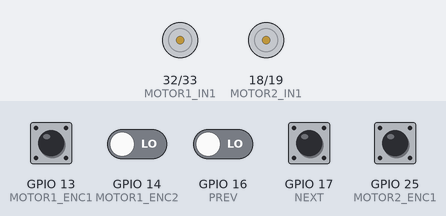
This program was run on a simulated ESP32. On the bench: motor-driver pin pairs drawn as motors (green arrow = first pin HIGH = forward, orange = second pin HIGH = backward, longer = more drive, scaled by the enable pin). The test bench sets the inputs (shaded band); at power-on: GPIO 13 (MOTOR1_ENC1), GPIO 25 (MOTOR2_ENC1) HIGH, GPIO 14 (MOTOR1_ENC2), GPIO 16 (PREV), GPIO 17 (NEXT) LOW. WiFi joins after 1.5 s; servers stay silent unless stated; no MQTT or app messages arrive unless stated; what the program prints to the serial monitor is not drawn.

Above: at 2.7 s.
2.8 s: GPIO 13 (MOTOR1_ENC1) pulsed LOW 2 times (0.12 s each, 0.3 s apart)
Timing chart, 0 to 12.1 s (numbered marks = the images above; inputs shaded):
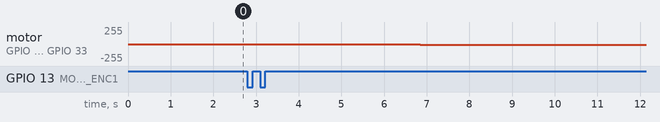

Measured:
- after the input at 2.8 s, motor on GPIO 32 (MOTOR1_IN1) / GPIO 33 (MOTOR1_IN2): stopped → backward 3/255 after 0.13 s, → backward 7/255 0.30 s later, → backward 8/255 3.6 s later, → backward 9/255 3.8 s later

The program:

main.cpp
```cpp
#include <Arduino.h>
#include <PID_v1.h>
#include <WiFi.h>
#include <PubSubClient.h>
#include <lookup.hpp>
#include <angle_converter.hpp>

#define ESP_ID 0

// User defined functions declaration
// Position Control
void readEncoderCount1();
void readEncoderCount2();
void forward(int in1, int in2);
void reverse(int in1, int in2);
void pwmOut(int in1, int in2, int en, int out);


// MQTT
void reconnect_wifi();
void reconnect_mqtt();
void callback(char*, byte*, unsigned int);

void IRAM_ATTR prevCallback();
void IRAM_ATTR nextCallback();

void sendControlMessage(void * pvParameters);

#define DEBUG
const long MONITOR_BAUD_RATE = 115200;

// PUSH BUTTONS
#define PREV 16
#define NEXT 17

bool prevPressed=false;
bool nextPressed=false;
bool messageReceived=false;

volatile unsigned long lastPrevInterruptTime = 0;
volatile unsigned long lastNextInterruptTime = 0;
#define DEBOUNCE_DELAY 200


// POSITION CONTROL
// Pins to motor driver
#define MOTOR2_IN1 18
#define MOTOR2_IN2 19
#define MOTOR2_PWM 23

#define MOTOR1_IN1 32
#define MOTOR1_IN2 33
#define MOTOR1_PWM 27

// Encoder Pins
#define MOTOR2_ENC1 25
#define MOTOR2_ENC2 26

#define MOTOR1_ENC1 13
#define MOTOR1_ENC2 14

volatile int encoderCount1 = 0;
volatile int encoderCount2 = 0;
const int PPR1=150;
const int PPR2=150;
const float angle=360.0;
const int units=8;
const float unitAngle=angle/units;

float targetAngle1=0;
int targetCount1=0;

float targetAngle2=0;
int targetCount2=0;

// PID define
double kp1 = 3.5 , ki1 = 0.5 , kd1 = 0.05;
double input1 = 0, output1 = 0, setpoint1 = 0;
PID myPID1(&input1, &output1, &setpoint1, kp1, ki1, kd1, DIRECT);

double kp2 = 4.0 , ki2 = 0.5 , kd2 = 0.005;
double input2 = 0, output2 = 0, setpoint2 = 0;
PID myPID2(&input2, &output2, &setpoint2, kp2, ki2, kd2, DIRECT);

// target change time
// unsigned long prevT=millis();
// unsigned long interval=5000;
// unsigned long currT;


// MQTT
const char* ssid = "Milkyway";
const char* password = "12345678";
const char* mqtt_server = "192.168.107.178";
const int mqtt_port = 1883;
const char* dataTopic = "data/characters";
const char* controlTopic = "control/nav";

WiFiClient espClient;
PubSubClient client(espClient);

// unsigned long previousMillisWifi=millis();
// unsigned long reconnectInterval=5000;

char receivedPayload[10];

// Braille
std::map<char, String> brailleMap = initializeBrailleMap();


void setup() {
  // Initialize serial monitor
  #ifdef DEBUG
    Serial.begin(MONITOR_BAUD_RATE);
  #endif

  // INIT ENCODER PINS
  pinMode(MOTOR1_ENC1, INPUT);
  pinMode(MOTOR1_ENC2, INPUT);

  pinMode(MOTOR2_ENC1, INPUT);
  pinMode(MOTOR2_ENC2, INPUT);

  attachInterrupt(digitalPinToInterrupt(MOTOR1_ENC1),readEncoderCount1,RISING);
  attachInterrupt(digitalPinToInterrupt(MOTOR2_ENC1),readEncoderCount2,RISING);

  // INIT MOTOR DRIVER PINS
  pinMode(MOTOR1_IN1, OUTPUT);
  pinMode(MOTOR1_IN2, OUTPUT);
  pinMode(MOTOR1_PWM, OUTPUT);

  pinMode(MOTOR2_IN1, OUTPUT);
  pinMode(MOTOR2_IN2, OUTPUT);
  pinMode(MOTOR2_PWM, OUTPUT);

  // SET PID
  myPID1.SetMode(AUTOMATIC);
  myPID1.SetSampleTime(1);
  myPID1.SetOutputLimits(-150, 150);

  myPID2.SetMode(AUTOMATIC);
  myPID2.SetSampleTime(1);
  myPID2.SetOutputLimits(-150, 150);

  // Init wifi connection
  WiFi.mode(WIFI_STA);
  WiFi.begin(ssid, password);

  #ifdef DEBUG
    Serial.print("Connecting to ");
    Serial.println(ssid);
  #endif
  while (WiFi.status() != WL_CONNECTED) {
    #ifdef DEBUG
      Serial.print('.');
    #endif
    delay(500);
  }
  #ifdef DEBUG
    Serial.print("Connected to ");
    Serial.println(ssid);
    Serial.print("Your Local IP address is: ");
    Serial.println(WiFi.localIP());      /*Print the Local IP*/
  #endif

  client.setServer(mqtt_server, mqtt_port);
  client.setCallback(callback);

  if (!client.connected()){
    reconnect_mqtt();
  }

  client.subscribe(dataTopic);

  // INPUTS
  pinMode(PREV, INPUT);
  pinMode(NEXT, INPUT);

  attachInterrupt(digitalPinToInterrupt(PREV), prevCallback, RISING);
  attachInterrupt(digitalPinToInterrupt(NEXT), nextCallback, RISING);

  xTaskCreatePinnedToCore(
    sendControlMessage,   /* Task function. */
    "sendControlMessage",     /* name of task. */
    10000,       /* Stack size of task */
    NULL,        /* parameter of the task */
    1,           /* priority of the task */
    NULL,        /* Task handle to keep track of created task */
    1);          /* pin task to core 1 */
}

void loop() {

  // Set target
  // currT = millis();

  // if (currT - prevT > interval){
  //   if (targetAngle1 < 360.0){
  //     targetAngle1+=unitAngle;
  //   }
  //   else{
  //     targetAngle1=0.0;
  //     encoderCount1=0;
  //   }
  //   prevT=currT;
  // }

  // Map angle to PPR
  // targetCount1 = map(targetAngle1, 0, 360, 0, PPR1);
  targetCount1 = (int)((targetAngle1/angle)*PPR1);

  targetCount2 = (int)((targetAngle2/angle)*PPR2);

  // Compute PID
  setpoint1 = targetCount1;
  input1 = encoderCount1;

  setpoint2 = targetCount2;
  input2 = encoderCount2;

  myPID1.Compute();
  pwmOut(MOTOR1_IN1, MOTOR1_IN2, MOTOR1_PWM, output1);

  myPID2.Compute();
  pwmOut(MOTOR2_IN1, MOTOR2_IN2, MOTOR2_PWM, output2);

  #ifdef DEBUG
    // Serial.print("setpoint1: ");
    // Serial.print(setpoint1);
    // Serial.print(" input1: ");
    // Serial.print(input1);
    // Serial.print(" output1: ");
    // Serial.println(output1);

    Serial.print("setpoint2: ");
    Serial.print(setpoint2);
    Serial.print(" input2: ");
    Serial.print(input2);
    Serial.print(" output2: ");
    Serial.println(output2);
  #endif

  // // MQTT
  // client.loop();
  // if (WiFi.status() != WL_CONNECTED) {
  //   #ifdef DEBUG
  //     Serial.println("Wifi connection lost...");
  //     Serial.println("Reconnecting");
  //   #endif
  //   reconnect_wifi();
  // }

  // if (prevPressed){
  //   client.publish(controlTopic, "10");
  //   prevPressed=false;
  // }
  // if (nextPressed){
  //   client.publish(controlTopic, "01");
  //   nextPressed=false;
  // }
}


void readEncoderCount1(){
  int b = digitalRead(MOTOR1_ENC2);
  if(b > 0){
    encoderCount1++;
  }
  else{
    encoderCount1--;
  }
}

void readEncoderCount2(){
  int b = digitalRead(MOTOR2_ENC2);
  if(b > 0){
    encoderCount2++;
  }
  else{
    encoderCount2--;
  }
}

void pwmOut(int in1, int in2, int en, int out) {
  analogWrite(en, abs(out));
  if (out > 0) {
    // forward();
    reverse(in1, in2);
  }
  else {
    // reverse();
    forward(in1, in2);
  }
}

void forward (int in1, int in2) {
  digitalWrite(in1, HIGH);
  digitalWrite(in2, LOW);
}

void reverse (int in1, int in2) {
  digitalWrite(in1, LOW);
  digitalWrite(in2, HIGH);
}


void reconnect_wifi() {
  if (WiFi.status() != WL_CONNECTED) {
    Serial.println("Reconnecting to WiFi...");
    WiFi.disconnect();
    WiFi.reconnect();
  }
}

void reconnect_mqtt(){
  while (!client.connected()) {
    String client_id = "esp32-client-";
    client_id += String(WiFi.macAddress());
    #ifdef DEBUG
      Serial.printf("The client %s connects to the local MQTT broker\n", client_id.c_str());
      if (client.connect(client_id.c_str())) {
        Serial.println("Local MQTT broker connected");
      }
    #endif
    else
    {
      #ifdef DEBUG
        Serial.print("failed with state ");
        Serial.println(client.state());
      #endif
    }
  }
}

void callback(char *topic, byte *payload, unsigned int length) {
  for (int i = 0; i < length; i++) {
    #ifdef DEBUG
      // Serial.print((char) payload[i]);
    #endif
    receivedPayload[i]=(char) payload[i];
  }
  String targetString = getBraille(receivedPayload[0], brailleMap);
  String part1, part2;
  divideString(targetString, part1, part2);
  targetAngle1=greyCode2angle(part1);
  targetAngle2=greyCode2angle(part2);

  messageReceived=true;
  #ifdef DEBUG
    // Serial.print("Target Angle: ");
    // Serial.println(targetAngle1);
  #endif
}

void IRAM_ATTR prevCallback(){
  unsigned long currentTime = millis();
  if (currentTime - lastPrevInterruptTime > DEBOUNCE_DELAY) {
    // client.publish(controlTopic, "10");
    prevPressed = true;
    lastPrevInterruptTime = currentTime;
  }

}

void IRAM_ATTR nextCallback(){
  unsigned long currentTime = millis();
  if (currentTime - lastNextInterruptTime > DEBOUNCE_DELAY) {
    // client.publish(controlTopic, "01");

    nextPressed = true;
    lastNextInterruptTime = currentTime;
  }
}

void sendControlMessage(void * pvParameters){
  while(1){
    if (prevPressed){
      #ifdef DEBUG
        // Serial.println("Prev pressed");
      #endif
      client.publish(controlTopic, "10");
      prevPressed=false;
    }
    if (nextPressed){
      #ifdef DEBUG
        // Serial.println("Next pressed");
      #endif
      client.publish(controlTopic, "01");
      nextPressed=false;
    }

    // Wait for the response on the "data/characters" topic
    // while (!messageReceived) {
      // client.loop();
      // if (WiFi.status() != WL_CONNECTED) {
      //   #ifdef DEBUG
      //     Serial.println("Wifi connection lost...");
      //     Serial.println("Reconnecting");
      //   #endif
      //   reconnect_wifi();
      // }
      // vTaskDelay(10 / portTICK_PERIOD_MS); // Small delay to avoid busy-waiting
    // }

    // messageReceived=false;

     // MQTT
  client.loop();
  if (WiFi.status() != WL_CONNECTED) {
    #ifdef DEBUG
      Serial.println("Wifi connection lost...");
      Serial.println("Reconnecting");
    #endif
    reconnect_wifi();
  }
    vTaskDelay(DEBOUNCE_DELAY);
  }
}
```

angle_converter.hpp
```cpp
#pragma once

#include <Arduino.h>

void divideString(const String& input, String& part1, String& part2);

int greyCode2angle(const String& partinput);
```

lookup.hpp
```cpp
#pragma once

#include <Arduino.h>
#include <map>

std::map<char, String> initializeBrailleMap();

String getBraille(char c, const std::map<char, String>& brailleMap);
```

angle_converter.cpp
```cpp
#include <angle_converter.hpp>

// Function to divide a string into two parts
void divideString(const String& input, String& part1, String& part2) {
    size_t len = input.length();
    size_t mid = len / 2;

    part1 = input.substring(0, mid);
    part2 = input.substring(mid);
}

// Function to get the angle based on the input string
int greyCode2angle(const String& partinput) {
    if (partinput == "000") {
        return 0;
    } else if (partinput == "001") {
        // return 45;
        return 315;
    } else if (partinput == "011") {
        // return 90;
        return 270;
    } else if (partinput == "010") {
        // return 135;
        return 225;
    } else if (partinput == "110") {
        // return 180;
        return 180;
    } else if (partinput == "111") {
        // return 225;
        return 135;
    } else if (partinput == "101") {
        // return 270;
        return 90;
    } else if (partinput == "100") {
        // return 315;
        return 45;
    } else {
        return 0;
    }
}

// void setup() {
//     // Initialize serial communication
//     Serial.begin(9600);

//     // Example usage
//     String abc = "100101";
//     String part1, part2;

//     divideString(abc, part1, part2);

//     Serial.print("First part: ");
//     Serial.println(part1);
//     Serial.print("Second part: ");
//     Serial.println(part2);

//     int result2 = angle(part1);
//     int result3 = angle(part2);

//     Serial.print("First part angle: ");
//     Serial.println(result2);
//     Serial.print("Second part angle: ");
//     Serial.println(result3);
// }
```

lookup.cpp
```cpp
#include "lookup.hpp"

// Function to initialize the Braille map
std::map<char, String> initializeBrailleMap() {
    std::map<char, String> brailleMap;

    // Mapping lowercase alphabets to Braille
    brailleMap['a'] = "100000";
    brailleMap['b'] = "110000";
    brailleMap['c'] = "100100";
    brailleMap['d'] = "100110";
    brailleMap['e'] = "100010";
    brailleMap['f'] = "110100";
    brailleMap['g'] = "110110";
    brailleMap['h'] = "110010";
    brailleMap['i'] = "010100";
    brailleMap['j'] = "010110";
    brailleMap['k'] = "101000";
    brailleMap['l'] = "111000";
    brailleMap['m'] = "101100";
    brailleMap['n'] = "101110";
    brailleMap['o'] = "101010";
    brailleMap['p'] = "111100";
    brailleMap['q'] = "111110";
    brailleMap['r'] = "111010";
    brailleMap['s'] = "011100";
    brailleMap['t'] = "011110";
    brailleMap['u'] = "101001";
    brailleMap['v'] = "111001";
    brailleMap['w'] = "010111";
    brailleMap['x'] = "101101";
    brailleMap['y'] = "101111";
    brailleMap['z'] = "101011";

    // Mapping uppercase alphabets to Braille (with capitalization prefix)
    // brailleMap['A'] = "000001100000";
    // brailleMap['B'] = "000001110000";
    // brailleMap['C'] = "000001100100";
    // brailleMap['D'] = "000001100110";
    // brailleMap['E'] = "000001100010";
    // brailleMap['F'] = "000001110100";
    // brailleMap['G'] = "000001110110";
    // brailleMap['H'] = "000001110010";
    // brailleMap['I'] = "000001010100";
    // brailleMap['J'] = "000001010110";
    // brailleMap['K'] = "000001101000";
    // brailleMap['L'] = "000001111000";
    // brailleMap['M'] = "000001101100";
    // brailleMap['N'] = "000001101110";
    // brailleMap['O'] = "000001101010";
    // brailleMap['P'] = "000001111100";
    // brailleMap['Q'] = "000001111110";
    // brailleMap['R'] = "000001111010";
    // brailleMap['S'] = "000001011100";
    // brailleMap['T'] = "000001011110";
    // brailleMap['U'] = "000001101001";
    // brailleMap['V'] = "000001111001";
    // brailleMap['W'] = "000001010111";
    // brailleMap['X'] = "000001101101";
    // brailleMap['Y'] = "000001101111";
    // brailleMap['Z'] = "000001101011";

    // Mapping numbers to Braille (with number sign prefix)
    // brailleMap['1'] = "001111100000";
    // brailleMap['2'] = "001111110000";
    // brailleMap['3'] = "001111100100";
    // brailleMap['4'] = "001111100110";
    // brailleMap['5'] = "001111100010";
    // brailleMap['6'] = "001111110100";
    // brailleMap['7'] = "001111110110";
    // brailleMap['8'] = "001111110010";
    // brailleMap['9'] = "001111010100";
    // brailleMap['0'] = "001111010110";

    // Mapping symbols to Braille
    brailleMap['.'] = "010011";
    brailleMap[','] = "010000";
    brailleMap[';'] = "011000";
    brailleMap[':'] = "010010";
    brailleMap['!'] = "011010";
    brailleMap['('] = "011011";
    brailleMap[')'] = "011011";
    brailleMap['?'] = "011001";
    brailleMap['-'] = "001001";
    brailleMap['\''] = "001000";
    brailleMap['\"'] = "001010";
    brailleMap['/'] = "001100";
    brailleMap['\\'] = "001101";
    brailleMap['+'] = "011111";
    brailleMap['*'] = "010111";
    brailleMap['='] = "111011";
    brailleMap['@'] = "000111";
    brailleMap['#'] = "001111";
    brailleMap['$'] = "111101";
    brailleMap['%'] = "110101";
    brailleMap['&'] = "111111";
    brailleMap['_'] = "001011";
    brailleMap['<'] = "011101";
    brailleMap['>'] = "011110";
    brailleMap['['] = "011011";
    brailleMap[']'] = "011011";
    brailleMap['{'] = "011011";
    brailleMap['}'] = "011011";
    brailleMap['^'] = "001110";
    brailleMap['~'] = "001111";
    brailleMap['|'] = "011000";
    brailleMap['`'] = "000010";

    return brailleMap;
}

// Function to get Braille representation of a character
String getBraille(char c, const std::map<char, String>& brailleMap) {
    auto it = brailleMap.find(c);
    if (it != brailleMap.end()) {
        return it->second;
    } else {
        return "000000"; // Return empty Braille pattern for unknown characters
    }
}
```
